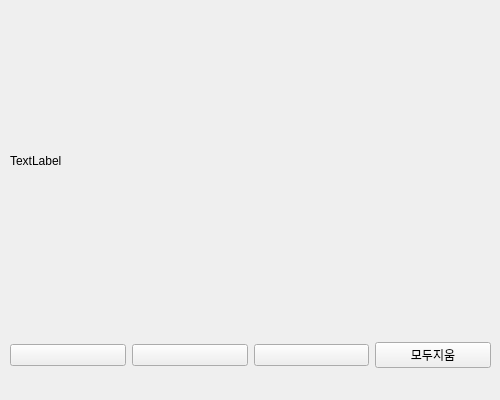
<?xml version="1.0" encoding="UTF-8"?>
<ui version="4.0">
 <class>Form</class>
 <widget class="QWidget" name="Form">
  <property name="geometry">
   <rect>
    <x>0</x>
    <y>0</y>
    <width>500</width>
    <height>400</height>
   </rect>
  </property>
  <property name="windowTitle">
   <string>Form</string>
  </property>
  <widget class="QLabel" name="lb_canvas">
   <property name="geometry">
    <rect>
     <x>10</x>
     <y>10</y>
     <width>481</width>
     <height>301</height>
    </rect>
   </property>
   <property name="text">
    <string>TextLabel</string>
   </property>
  </widget>
  <widget class="QWidget" name="horizontalLayoutWidget">
   <property name="geometry">
    <rect>
     <x>10</x>
     <y>320</y>
     <width>481</width>
     <height>71</height>
    </rect>
   </property>
   <layout class="QHBoxLayout" name="horizontalLayout">
    <item>
     <widget class="QPushButton" name="btn_black">
      <property name="text">
       <string/>
      </property>
     </widget>
    </item>
    <item>
     <widget class="QPushButton" name="btn_red">
      <property name="text">
       <string/>
      </property>
     </widget>
    </item>
    <item>
     <widget class="QPushButton" name="btn_blue">
      <property name="text">
       <string/>
      </property>
     </widget>
    </item>
    <item>
     <widget class="QPushButton" name="btn_clear">
      <property name="text">
       <string>모두지움</string>
      </property>
     </widget>
    </item>
   </layout>
  </widget>
 </widget>
 <resources/>
 <connections/>
</ui>
